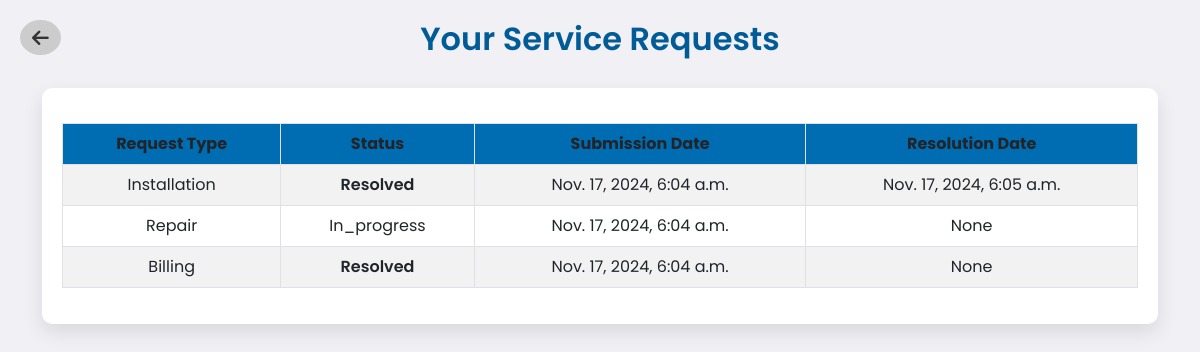
The app's page /customer/track/ (signed in) with its own data.
### customer/models.py (models this page shows, shortened)
class ServiceRequest(models.Model):
    REQUEST_TYPES = [
        ('installation', 'Installation'),
        ('repair', 'Repair'),
        ('billing', 'Billing'),
        ('other', 'Other'),
    ]
    STATUS_CHOICES = [
        ('pending', 'Pending'),
        ('in_progress', 'In Progress'),
        ('resolved', 'Resolved'),
    ]
    customer = models.ForeignKey(Customer, on_delete=models.CASCADE)
    request_type = models.CharField(max_length=50, choices=REQUEST_TYPES)
    description = models.TextField()
    attachment = models.FileField(upload_to='attachments/', blank=True, null=True)
    status = models.CharField(max_length=20, choices=STATUS_CHOICES, default='pending')
    submitted_at = models.DateTimeField(auto_now_add=True)
    resolved_at = models.DateTimeField(blank=True, null=True)

### customer/views.py (the view)
# urls.py: path('track/', views.track_requests, name='track_requests'),
@login_required
def track_requests(request):
    try:
        requests = ServiceRequest.objects.filter(customer=request.user.customer)
        return render(request, 'customer/track_requests.html', {'requests': requests})
    except Customer.DoesNotExist:
        return render(request, 'customer/error.html', {
            'message': 'No customer profile exists for this user. Please contact support.'
        })

### customer/templates/customer/track_requests.html (shortened to what this page needs)
{% load static %}
<!DOCTYPE html>
<html lang="en">
<head>
    <link href="https://cdn.jsdelivr.net/npm/bootstrap@5.3.0-alpha1/dist/css/bootstrap.min.css" rel="stylesheet">
    <link href="https://cdnjs.cloudflare.com/ajax/libs/font-awesome/6.0.0-beta3/css/all.min.css" rel="stylesheet">
    <link href="{% static 'customer/css/track_requests.css' %}" rel="stylesheet">
</head>
<body>
    <a href="javascript:window.history.back();" class="back-btn"><i class="fas fa-arrow-left"></i></a>
    <h1>Your Service Requests</h1>
    <div class="container">
        <div class="table-container">
            <table class="table table-bordered table-striped">
                <thead>
                    <tr>
                        <th>Request Type</th>
                        <th>Status</th>
                        <th>Submission Date</th>
                        <th>Resolution Date</th>
                    </tr>
                </thead>
                <tbody>
                    {% for request in requests %}
                    <tr>
                        <td>{{ request.request_type }}</td>
                        <td class="status-{{ request.status | lower }}">{{ request.status }}</td>
                        <td>{{ request.submitted_at }}</td>
                        <td>{{ request.resolved_at }}</td>
                    </tr>
                    {% endfor %}
                </tbody>
            </table>
        </div>
    </div>
</body>
</html>

### customer/static/customer/css/track_requests.css (style rules this page uses)
body { background-color: #f0f0f5; font-family: 'Poppins', sans-serif; padding-top: 20px; }
h1 { font-size: 2rem; font-weight: 600; color: #005b96; text-align: center; margin-bottom: 30px; }
.table-container { background: #fff; border-radius: 10px; box-shadow: 0 8px 20px rgba(0, 0, 0, 0.1); padding: 20px; margin-top: 20px; }
table { width: 100%; margin-top: 15px; }
th, td { text-align: center; vertical-align: middle; }
th { background-color: #006db3 !important; color: white; }
td { background-color: #f9f9f9; }
.status-resolved { color: #4caf50; font-weight: 600; }
.back-btn { position: absolute; top: 20px; left: 20px; font-size: 1.2rem; padding: 8px 12px; background-color: #ccc; color: #333; border-radius: 50%; text-decoration: none; display: inline-flex; justify-content: center; align-items: center; }
.back-btn i { font-size: 1.2rem; }

### records on screen
ServiceRequest: submitted_at "Nov. 17, 2024, 6:04 a.m.", resolved_at "Nov. 17, 2024, 6:05 a.m."
ServiceRequest: submitted_at "Nov. 17, 2024, 6:04 a.m.", resolved_at "None"
ServiceRequest: submitted_at "Nov. 17, 2024, 6:04 a.m.", resolved_at "None"
